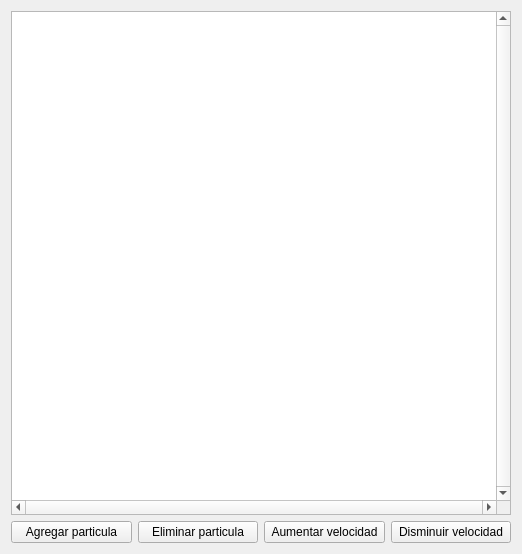
<?xml version="1.0" encoding="UTF-8"?>
<ui version="4.0">
 <class>Widget</class>
 <widget class="QWidget" name="Widget">
  <property name="geometry">
   <rect>
    <x>0</x>
    <y>0</y>
    <width>522</width>
    <height>554</height>
   </rect>
  </property>
  <property name="windowTitle">
   <string>Widget</string>
  </property>
  <layout class="QGridLayout" name="gridLayout_3">
   <item row="0" column="0">
    <layout class="QGridLayout" name="gridLayout_2">
     <item row="0" column="0">
      <layout class="QGridLayout" name="gridLayout">
       <item row="0" column="0">
        <widget class="QGraphicsView" name="graphicsView">
         <property name="verticalScrollBarPolicy">
          <enum>Qt::ScrollBarAlwaysOn</enum>
         </property>
         <property name="horizontalScrollBarPolicy">
          <enum>Qt::ScrollBarAlwaysOn</enum>
         </property>
         <property name="sizeAdjustPolicy">
          <enum>QAbstractScrollArea::AdjustIgnored</enum>
         </property>
        </widget>
       </item>
      </layout>
     </item>
     <item row="1" column="0">
      <layout class="QHBoxLayout" name="horizontalLayout">
       <item>
        <widget class="QPushButton" name="pushButton">
         <property name="text">
          <string>Agregar particula</string>
         </property>
        </widget>
       </item>
       <item>
        <widget class="QPushButton" name="pushButton_2">
         <property name="text">
          <string>Eliminar particula</string>
         </property>
        </widget>
       </item>
       <item>
        <widget class="QPushButton" name="pushButton_4">
         <property name="text">
          <string>Aumentar velocidad</string>
         </property>
        </widget>
       </item>
       <item>
        <widget class="QPushButton" name="pushButton_3">
         <property name="text">
          <string>Disminuir velocidad</string>
         </property>
        </widget>
       </item>
      </layout>
     </item>
    </layout>
   </item>
  </layout>
 </widget>
 <resources/>
 <connections/>
</ui>
